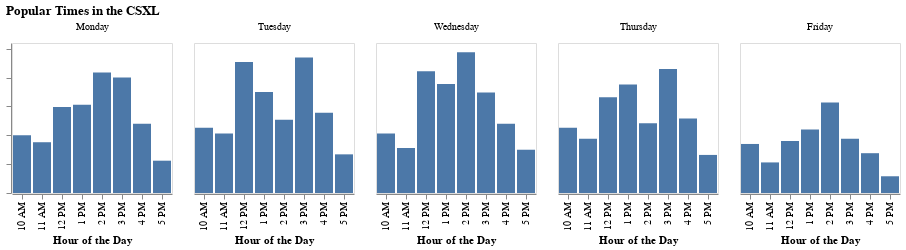

Here is the notebook cell this chart was saved with:
### Code cell
data['start'] = pd.to_datetime(data['start'])

# Get the day of the week
data['day_of_week'] = data['start'].dt.day_name()

# Get the hour of the day in non-military time (also remove leading 0s, for example, 01pm -> 1pm)
data['civilian_time'] = data['start'].dt.strftime('%I %p').str.lstrip("0")

# Group reservations by the day of the week + hour of the day + count the number of different reservations
reservations_per_hour = data.groupby(['day_of_week', 'civilian_time']).size().reset_index(name='count')

chart = alt.Chart(reservations_per_hour).mark_bar().encode(
    x=alt.X('civilian_time:N', title='Hour of the Day', sort=['10 AM', '11 AM', '12 PM', '1 PM', '2 PM', '3 PM', '4 PM', '5 PM']),
    y=alt.Y('count:Q', title=None),
    # NOTE: Saturday and Sunday are not currently included (no reservations on weekends?)
    column=alt.Column('day_of_week:N', title=None, sort=['Monday', 'Tuesday', 'Wednesday', 'Thursday', 'Friday'])
).properties(
    height=150,
    title='Popular Times in the CSXL'
).configure_axisY(
    labels=False,
    grid=False
)

chart.show()

### Figure 1 — Vega-Lite specification as saved in the notebook (floating-point values rounded to 4 significant figures)
{"config": {"view": {"continuousWidth": 300, "continuousHeight": 300}, "axisY": {"grid": false, "labels": false}}, "data": {"name": "data-652dbae7ba14bfd7e10d7defb0231241"}, "mark": {"type": "bar"}, "encoding": {"column": {"field": "day_of_week", "sort": ["Monday", "Tuesday", "Wednesday", "Thursday", "Friday"], "title": null, "type": "nominal"}, "x": {"field": "civilian_time", "sort": ["10 AM", "11 AM", "12 PM", "1 PM", "2 PM", "3 PM", "4 PM", "5 PM"], "title": "Hour of the Day", "type": "nominal"}, "y": {"field": "count", "title": null, "type": "quantitative"}}, "height": 150, "title": "Popular Times in the CSXL", "$schema": "https://vega.github.io/schema/vega-lite/v5.17.0.json", "datasets": {"data-652dbae7ba14bfd7e10d7defb0231241": [{"day_of_week": "Friday", "civilian_time": "1 PM", "count": 110}, {"day_of_week": "Friday", "civilian_time": "10 AM", "count": 85}, {"day_of_week": "Friday", "civilian_time": "11 AM", "count": 53}, {"day_of_week": "Friday", "civilian_time": "12 PM", "count": 90}, {"day_of_week": "Friday", "civilian_time": "2 PM", "count": 157}, {"day_of_week": "Friday", "civilian_time": "3 PM", "count": 94}, {"day_of_week": "Friday", "civilian_time": "4 PM", "count": 69}, {"day_of_week": "Friday", "civilian_time": "5 PM", "count": 29}, {"day_of_week": "Monday", "civilian_time": "1 PM", "count": 153}, {"day_of_week": "Monday", "civilian_time": "10 AM", "count": 100}, {"day_of_week": "Monday", "civilian_time": "11 AM", "count": 88}, {"day_of_week": "Monday", "civilian_time": "12 PM", "count": 149}, {"day_of_week": "Monday", "civilian_time": "2 PM", "count": 209}, {"day_of_week": "Monday", "civilian_time": "3 PM", "count": 200}, {"day_of_week": "Monday", "civilian_time": "4 PM", "count": 120}, {"day_of_week": "Monday", "civilian_time": "5 PM", "count": 56}, {"day_of_week": "Thursday", "civilian_time": "1 PM", "count": 188}, {"day_of_week": "Thursday", "civilian_time": "10 AM", "count": 113}, {"day_of_week": "Thursday", "civilian_time": "11 AM", "count": 94}, {"day_of_week": "Thursday", "civilian_time": "12 PM", "count": 166}, {"day_of_week": "Thursday", "civilian_time": "2 PM", "count": 121}, {"day_of_week": "Thursday", "civilian_time": "3 PM", "count": 215}, {"day_of_week": "Thursday", "civilian_time": "4 PM", "count": 129}, {"day_of_week": "Thursday", "civilian_time": "5 PM", "count": 66}, {"day_of_week": "Tuesday", "civilian_time": "1 PM", "count": 175}, {"day_of_week": "Tuesday", "civilian_time": "10 AM", "count": 113}, {"day_of_week": "Tuesday", "civilian_time": "11 AM", "count": 103}, {"day_of_week": "Tuesday", "civilian_time": "12 PM", "count": 227}, {"day_of_week": "Tuesday", "civilian_time": "2 PM", "count": 127}, {"day_of_week": "Tuesday", "civilian_time": "3 PM", "count": 235}, {"day_of_week": "Tuesday", "civilian_time": "4 PM", "count": 139}, {"day_of_week": "Tuesday", "civilian_time": "5 PM", "count": 67}, {"day_of_week": "Wednesday", "civilian_time": "1 PM", "count": 189}, {"day_of_week": "Wednesday", "civilian_time": "10 AM", "count": 103}, {"day_of_week": "Wednesday", "civilian_time": "11 AM", "count": 78}, {"day_of_week": "Wednesday", "civilian_time": "12 PM", "count": 211}, {"day_of_week": "Wednesday", "civilian_time": "2 PM", "count": 244}, {"day_of_week": "Wednesday", "civilian_time": "3 PM", "count": 174}, {"day_of_week": "Wednesday", "civilian_time": "4 PM", "count": 120}, {"day_of_week": "Wednesday", "civilian_time": "5 PM", "count": 75}]}}
